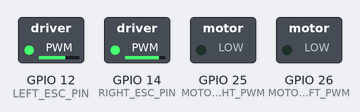
A sketch run on a simulated ESP32. Shown: switched loads named in the sketch (green lamp = pin HIGH).

Above: at 2.05 s.
At 2.15 s:
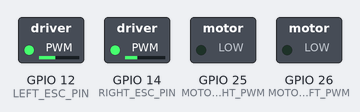
At 2.3 s:
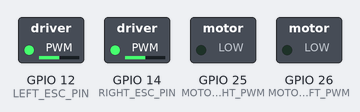
Timing chart, 0 to 5.0 s (numbered marks = the images above):
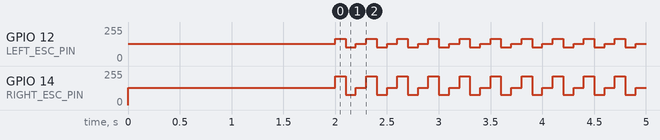

The sketch:

esp32_robot_control.ino
```cpp
// Pin definitions for motor control
#define MOTOR_LEFT_PWM    26
#define MOTOR_RIGHT_PWM   25
// Pin definitions for ESC control
#define LEFT_ESC_PIN      12   // Left ESC signal
#define RIGHT_ESC_PIN     14   // Right ESC signal

// Remove the direction pins - ESCs don't need them
// Remove: #define MOTOR_LEFT_DIR    13
// Remove: #define MOTOR_RIGHT_DIR   15

// Structure to hold robot state
struct RobotState {
  String driveMode = "tracked"; // "tracked" or "truck"
  float forward = 0.0;    // -1.0 (reverse) to 1.0 (forward)
  float turn = 0.0;       // -1.0 (left) to 1.0 (right)
};

RobotState robotState;

void setup() {
  Serial.begin(115200);

  // Initialize motor control pins
  ledcSetup(0, 2000, 8); // PWM channel 0, 2kHz frequency, 8-bit resolution
  ledcAttachPin(MOTOR_LEFT_PWM, 0);
  ledcSetup(1, 2000, 8); // PWM channel 1, 2kHz frequency, 8-bit resolution
  ledcAttachPin(MOTOR_RIGHT_PWM, 1);

  // Initialize ESC pins (remove direction pin setup)
  pinMode(LEFT_ESC_PIN, OUTPUT);
  pinMode(RIGHT_ESC_PIN, OUTPUT);

  // Initialize ESCs with neutral signal (1500μs pulse)
  analogWrite(LEFT_ESC_PIN, 128);  // ~1500μs neutral
  analogWrite(RIGHT_ESC_PIN, 128);
  delay(2000); // Allow ESCs to initialize
}

void loop() {
  // Example usage:
  robotState.forward = 0.5;  // Move forward at half speed
  robotState.turn = 0.2;     // Turn slightly to the right
  updateMotors();
  delay(100);

  robotState.forward = -0.3; // Move backward slowly
  robotState.turn = -0.1;    // Turn slightly to the left
  updateMotors();
  delay(100);

  robotState.forward = 0.0;  // Stop
  robotState.turn = 0.0;
  updateMotors();
  delay(100);
}

// Replace setMotor function with ESC control:
void setMotor(int escPin, float speed) {
  // Convert -1.0 to 1.0 range to ESC PWM values
  // ESCs typically use 1000-2000μs pulses
  // 1000μs = full reverse, 1500μs = neutral, 2000μs = full forward
  int pwmValue = 128 + (speed * 127); // 1-255 range, 128 = neutral
  pwmValue = constrain(pwmValue, 1, 255);

  analogWrite(escPin, pwmValue);
}

// Update the updateMotors function:
void updateMotors() {
  if (robotState.driveMode == "tracked") {
    // Tank/tracked mode - differential steering
    float leftSpeed = robotState.forward - robotState.turn;
    float rightSpeed = robotState.forward + robotState.turn;

    // Constrain to -1.0 to 1.0
    leftSpeed = constrain(leftSpeed, -1.0, 1.0);
    rightSpeed = constrain(rightSpeed, -1.0, 1.0);

    setMotor(LEFT_ESC_PIN, leftSpeed);
    setMotor(RIGHT_ESC_PIN, rightSpeed);

  } else if (robotState.driveMode == "truck") {
    // Truck mode - both motors same speed
    setMotor(LEFT_ESC_PIN, robotState.forward);
    setMotor(RIGHT_ESC_PIN, robotState.forward);
  }
}
```

esp32_robot_control__2_.ino
```cpp
#include "esp_camera.h"
#include <WiFi.h>
#include <WebServer.h>
#include <ArduinoJson.h>
#include <ESP32Servo.h>
#include <SD_MMC.h>
#include <FS.h>
#include <SPIFFS.h>

// WiFi credentials and all your code from the Canvas goes here...

// For brevity, just a placeholder message here.
// In implementation, paste the entire content of the finalized code here.
```

Measured:
- by itself, GPIO 12 (LEFT_ESC_PIN): repeats every 0.30 s: 102/255 0.10 s, 128/255 0.10 s, 166/255 0.10 s
- by itself, GPIO 14 (RIGHT_ESC_PIN): repeats every 0.30 s: 77/255 0.10 s, 128/255 0.10 s, 216/255 0.10 s
